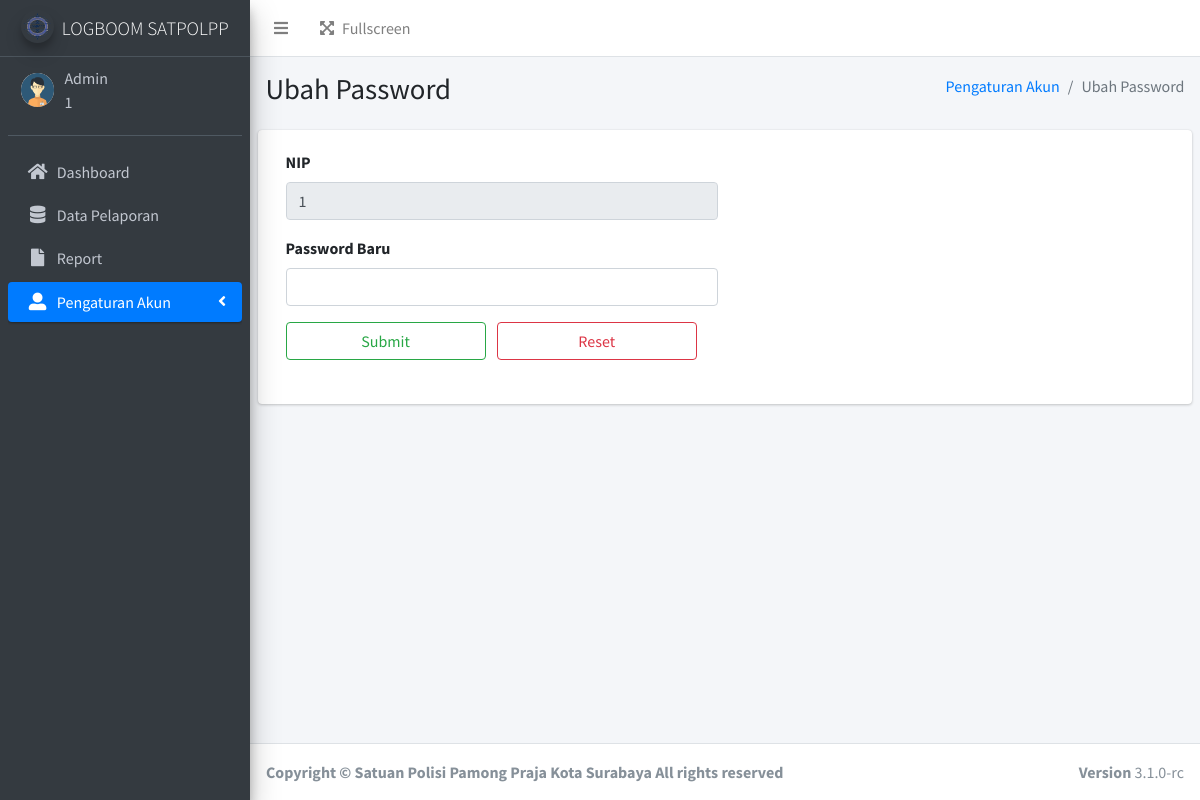
Screenshot of /admin/ubah-pw.php (signed in) with the database file from the repository.
### tables this page shows
CREATE TABLE `user` (
  `user_id` varchar(16) NOT NULL,
  `username` varchar(20) NOT NULL,
  `password` varchar(255) NOT NULL,
  `name` varchar(30) NOT NULL,
  `img` varchar(255) NOT NULL,
  `status` tinyint(4) NOT NULL
);

### function.php (called while the page is built, shortened)
<?php
$db_host = "localhost";
$db_user = "root";
$db_pass = "";
$db_name = "logboom";
$conn = mysqli_connect($db_host,$db_user,$db_pass,$db_name);
function query($query) {
    global $conn;
    $result = mysqli_query($conn, $query);
    $rows = [];
    while ($row = mysqli_fetch_assoc($result)) {
        $rows[] = $row;
    }
    return $rows;
}
?>

### admin/ubah-pw.php (the view, shortened to what this page needs)
<?php
include "templates/header.php";
include "templates/sidebar-atur-akun.php";
$id = $_SESSION['login']['user_id'];
$data = query("SELECT * FROM user WHERE user_id = '$id'")[0];
?>
  <div class="content-wrapper">
    <section class="content-header">
      <div class="container-fluid">
        <div class="row mb-2">
          <div class="col-sm-6">
            <h1>Ubah Password</h1>
          </div>
          <div class="col-sm-6">
            <ol class="breadcrumb float-sm-right">
              <li class="breadcrumb-item"><a href="#">Pengaturan Akun</a></li>
              <li class="breadcrumb-item active">Ubah Password</li>
            </ol>
          </div>
        </div>
      </div>
    </section>
    <section class="content">
      <div class="card">
        <div class="card-body">
          <form action="" method="POST">
          <div class="col-md-6">
              <div class="form-group">
                <label for="id">NIP</label>
                <input type="text" class="form-control" name="id" value="<?= $data['user_id'];?>" readonly style="cursor: default;">
              </div>
            </div>
            <div class="col-md-6">
              <div class="form-group">
                <label for="password_baru">Password Baru</label>
                <input type="text" class="form-control" name="password_baru">
              </div>
            </div>
            <div class="col-md-6">
              <div class="form-group">
                <button class="btn btn-outline-success mr-2 mb-2" value="submit" name="submit" style="width: 200px;">Submit</button>
                <button class="btn btn-outline-danger mb-2" name="reset" style="width: 200px;">Reset</button>
              </div>
            </div>
          </form>
        </div>
      </div>
    </section>
  </div>
<?php
include "templates/footer.php";
?>

### admin/templates/header.php (shortened to what this page needs)
<?php
include '../function.php';
?>
<!DOCTYPE html>
<html lang="en">
<head>
  <link rel="stylesheet" href="../assets/plugins/fontawesome-free/css/all.min.css">
  <link rel="stylesheet" href="../assets/plugins/datatables-bs4/css/dataTables.bootstrap4.min.css">
  <link rel="stylesheet" href="../assets/plugins/datatables-buttons/css/buttons.bootstrap4.min.css">
  <link rel="stylesheet" href="../assets/plugins/datatables-responsive/css/responsive.bootstrap4.min.css">
  <link rel="stylesheet" href="../assets/dist/css/adminlte.min.css">
  <link rel="stylesheet" href="../assets/plugins/jquery-ui/jquery-ui.min.css">
</head>
<body class="hold-transition sidebar-mini">
<div class="wrapper">
  <nav class="main-header navbar navbar-expand navbar-white navbar-light">
    <ul class="navbar-nav">
      <li class="nav-item">
        <a class="nav-link" data-widget="pushmenu" href="#" role="button"><i class="fas fa-bars"></i></a>
      </li>
    <ul class="navbar-nav ml-auto">
      <li class="nav-item">
        <a class="nav-link" data-widget="fullscreen" href="#" role="button">
          <i class="fas fa-expand-arrows-alt mr-2"></i>Fullscreen
        </a>
      </li>
    </ul>
  </nav>
    <aside class="main-sidebar sidebar-dark-primary elevation-4">
    <a href="index.php" class="brand-link">
      <img src="../assets/dist/img/LOGBOOM.png" alt="LOGBOOM" class="brand-image img-circle elevation-3" style="opacity: .8">
      <span class="brand-text font-weight-light" style="font-size: 19px;">LOGBOOM SATPOLPP</span>
    </a>
    <div class="sidebar">
      <div class="user-panel mt-3 pb-3 mb-3 d-flex">
        <div class="image">
          <?php
          $id = $_SESSION["login"]["user_id"];
          $data = query("SELECT * FROM user WHERE user_id = '$id'")[0];
          ?>
          <img src="../assets/img/profile/<?= $data['img'];?> " class="img-circle" alt="User Image">
        </div>
        <div class="info">
          <a class="d-block" style="cursor: default; margin-top:-12px;"><?php echo  $_SESSION["login"]["name"] ?></a>
          <a class="d-block" style="cursor: default;"><?php echo  $_SESSION["login"]["user_id"] ?></a>
        </div>
      </div>

### rows the page displays
user: img (picture), id "1"

### other values shown
$_SESSION["login"]["name"] "Admin"
$_SESSION["login"]["user_id"] "1"
